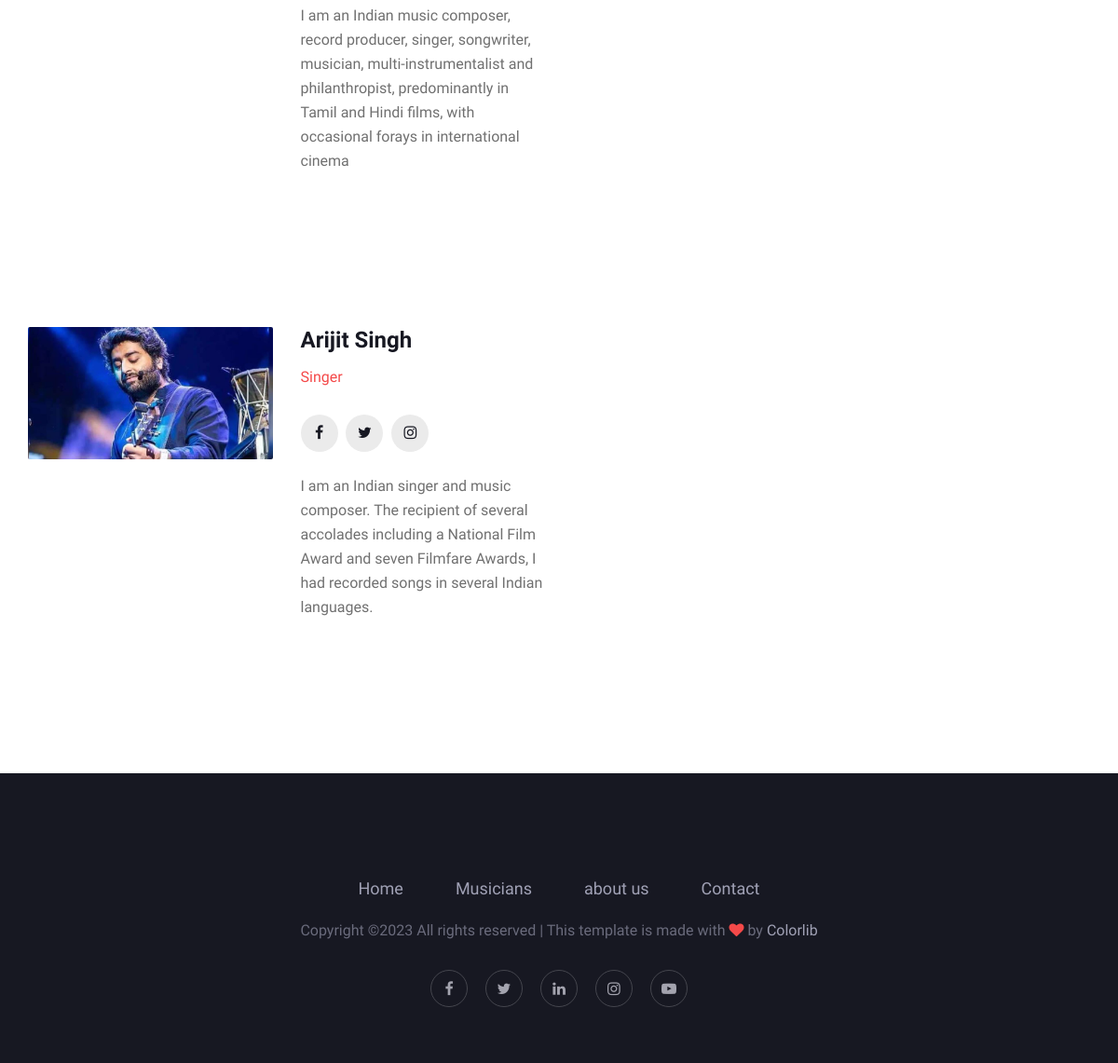
The app's page /artist/ (lower part), older data.
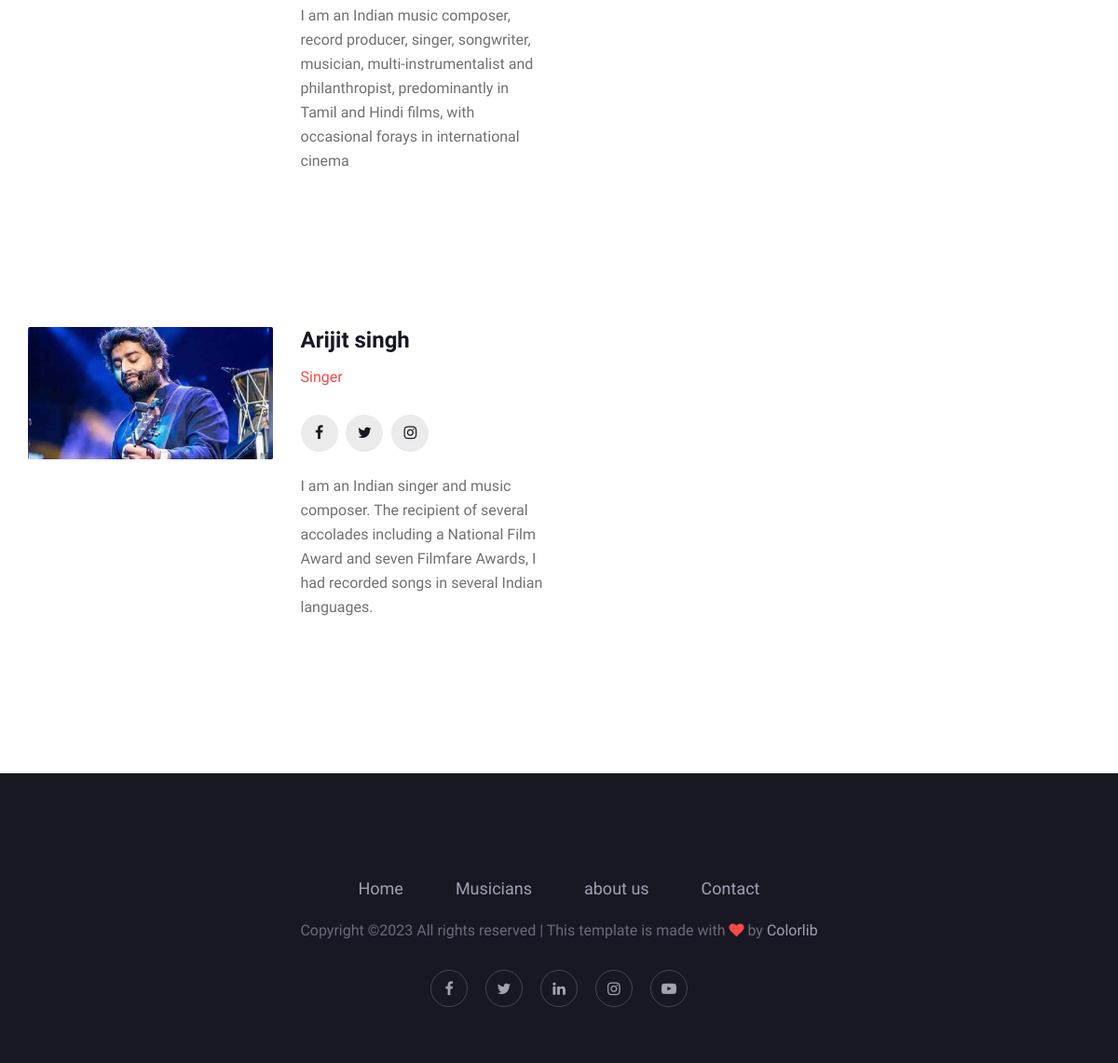
The same page, newer data.
### myapp/models.py (models this page shows, shortened)
class Artist(models.Model):
	fname=models.CharField(max_length=100)
	lname=models.CharField(max_length=100)
	email=models.EmailField()
	mobile=models.BigIntegerField()
	about=models.TextField(max_length=500)
	facebook=models.CharField(max_length=100)
	instagram=models.CharField(max_length=100)
	twitter=models.CharField(max_length=100)
	password=models.CharField(max_length=50)
	profile_pic=models.ImageField(upload_to='profile_pic')

### myapp/views.py (the view)
# urls.py: path('artist/',views.artist, name='artist'),
def artist(request):
	artist=Artist.objects.all()
	return render(request,'artist.html',{'artist':artist})

### myapp/templates/artist.html (shortened to what this page needs)
{% extends 'header.html' %}
{% load static %}
{% block content %}
<!DOCTYPE html>
<html lang="zxx">
<head>
</head>
<body>
    {% for i in artist %}
    <section class="speaker-section spad">
        <div class="container">
            <div class="row">
                <div class="col-sm-6">
                    <div class="speaker-item">
                        <div class="row">
                            <div class="col-lg-6">
                                <div class="si-pic">
                                    <img src="{{ i.profile_pic.url }}" alt="">
                                </div>
                            </div>
                            <div class="col-lg-6">
                                <div class="si-text">
                                    <div class="si-title">
                                        <h4>{{ i.fname}} {{i.lname }}</h4>
                                        <span>Singer</span>
                                    </div>
                                    <div class="si-social">
                                        <a href="{{ i.facenook }}"><i class="fa fa-facebook"></i></a>
                                        <a href="{{ i.twitter}}"><i class="fa fa-twitter"></i></a>
                                        <a href="{{ i.instagram }}"><i class="fa fa-instagram"></i></a>
                                    </div>
                                    <p>{{ i.about }}</p>
                                </div>
                            </div>
                        </div>
                    </div>
                </div>
            </div>
        </div>
    </section>
    {% endfor %}
</body>
</html>
{% endblock %}

Row changes from the older to the newer data that the page shows:
changed Artist "Arijit": lname "Singh" → "singh"
